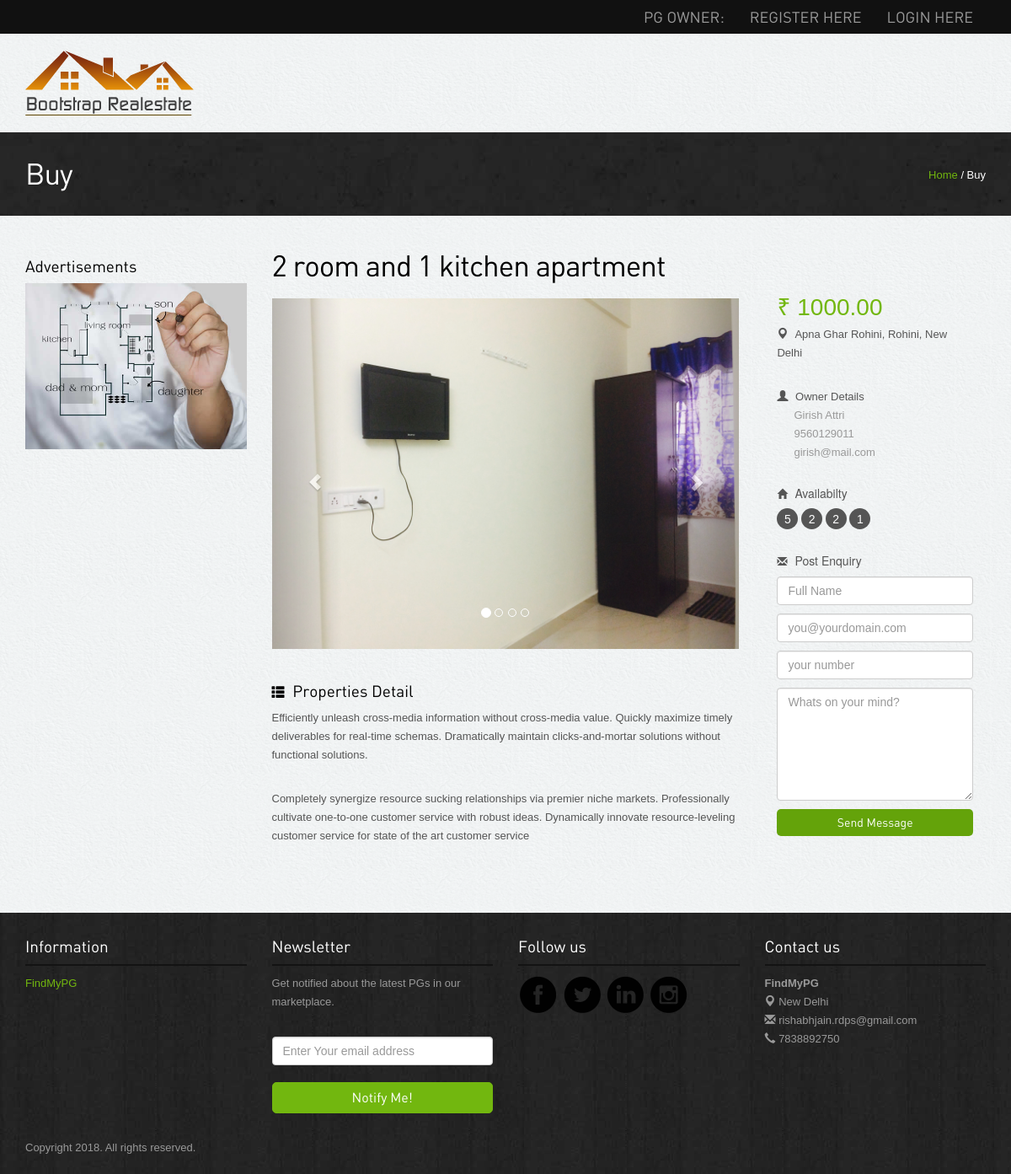
Screenshot of /pg/details/23/ with the database file from the repository.
### main/models.py (models this page shows)
class PG(models.Model):
    ownerid=models.ForeignKey(Owner, on_delete=models.CASCADE)
    address=models.CharField(max_length=30)
    location=models.CharField(max_length=30)
    city=models.CharField(max_length=30)
    pin=models.IntegerField()
    rent=models.DecimalField(max_digits=10,decimal_places=2)
    occupancy=models.IntegerField()
    forgender=models.CharField(max_length=30)
    size=models.IntegerField()
    rooms=models.IntegerField()
    intime=models.DateTimeField()
    outtime=models.DateTimeField()

class PGImages(models.Model):
	pgid=models.ForeignKey(PG,on_delete=models.CASCADE)
	image=models.FileField()

class Owner(models.Model):
    loginid=models.ForeignKey(Login,on_delete=models.CASCADE)
    name=models.CharField(max_length=30)
    address=models.CharField(max_length=30)
    phone=models.IntegerField()
    email=models.EmailField(max_length=30)
    photo=models.FileField()

### user/views.py (the view)
# urls.py: path(r'pg/details/<int:pgid>/',user.PGDetail),
def PGDetail(request,pgid=1):
	pg=PG.objects.get(id=pgid)
	owner=pg.ownerid
	pg.image=PGImages.objects.filter(pgid=pg)[:1][0]
	pg.images=PGImages.objects.filter(pgid=pg)[1:4]
	amn=Ameneties.objects.get(pgid=pg)
	pg.ameneties=[]
	if(amn.ac==True):
		pg.ameneties.append('AC')
	if(amn.watercooler==True):
		pg.ameneties.append('Water Cooler')
	if(amn.waterpurifier==True):
		pg.ameneties.append('Water Purifier')
	if(amn.geyser==True):
		pg.ameneties.append('Geyser')
	if(amn.bed==True):
		pg.ameneties.append('Bed')
	if(amn.wifi==True):
		pg.ameneties.append('WiFi')
	if(amn.meals==True):
		pg.ameneties.append('Meals')
	if(amn.parking==True):
		pg.ameneties.append('Parking')
	data={'pg':pg,'owner':owner}
	return render(request,'user/pgdetail.html',data)

### user/templates/user/pgdetail.html (shortened to what this page needs)
{% extends 'user/base.html' %}
{% load static %}
{% block 'main' %}
<div class="inside-banner">
  <div class="container">
    <span class="pull-right"><a href="#">Home</a> / Buy</span>
    <h2>Buy</h2>
</div>
</div>
<div class="container">
<div class="properties-listing spacer">
<div class="row">
<div class="col-lg-3 col-sm-4 hidden-xs">
<div class="advertisement">
  <h4>Advertisements</h4>
  <img src="{% static 'user/images/advertisements.jpg' %}" class="img-responsive" alt="advertisement">
</div>
</div>
<div class="col-lg-9 col-sm-8 ">
<h2>2 room and 1 kitchen apartment</h2>
<div class="row">
  <div class="col-lg-8">
  <div class="property-images">
<div id="myCarousel" class="carousel slide" data-ride="carousel">
      <ol class="carousel-indicators hidden-xs">
        <li data-target="#myCarousel" data-slide-to="0" class="active"></li>
        <li data-target="#myCarousel" data-slide-to="1" class=""></li>
        <li data-target="#myCarousel" data-slide-to="2" class=""></li>
        <li data-target="#myCarousel" data-slide-to="3" class=""></li>
      </ol>
      <div class="carousel-inner">
        <div class="item active">
          <img src="/images/{{pg.image.image}}" class="properties" alt="properties" />
        </div>
      </div>
      <a class="left carousel-control" href="#myCarousel" data-slide="prev"><span class="glyphicon glyphicon-chevron-left"></span></a>
      <a class="right carousel-control" href="#myCarousel" data-slide="next"><span class="glyphicon glyphicon-chevron-right"></span></a>
    </div>
  </div>
  <div class="spacer"><h4><span class="glyphicon glyphicon-th-list"></span> Properties Detail</h4>
  <p>Efficiently unleash cross-media information without cross-media value. Quickly maximize timely deliverables for real-time schemas. Dramatically maintain clicks-and-mortar solutions without functional solutions.</p>
  <p>Completely synergize resource sucking relationships via premier niche markets. Professionally cultivate one-to-one customer service with robust ideas. Dynamically innovate resource-leveling customer service for state of the art customer service</p>
  </div>
  </div>
  <div class="col-lg-4">
  <div class="col-lg-12  col-sm-6">
<div class="property-info">
<p class="price">₹ {{pg.rent}}</p>
  <p class="area"><span class="glyphicon glyphicon-map-marker"></span> {{pg.address}}, {{pg.location}}, {{pg.city}}</p>
  <div class="profile">
  <span class="glyphicon glyphicon-user"></span> Owner Details
  <p>{{owner.name}}<br>{{owner.phone}}
  <br>{{owner.email}}</p>
  </div>
</div>
    <h6><span class="glyphicon glyphicon-home"></span> Availabilty</h6>
    <div class="listing-detail">
    <span data-toggle="tooltip" data-placement="bottom" data-original-title="Bed Room">5</span> <span data-toggle="tooltip" data-placement="bottom" data-original-title="Living Room">2</span> <span data-toggle="tooltip" data-placement="bottom" data-original-title="Parking">2</span> <span data-toggle="tooltip" data-placement="bottom" data-original-title="Kitchen">1</span> </div>
</div>
<div class="col-lg-12 col-sm-6 ">
<div class="enquiry">
  <h6><span class="glyphicon glyphicon-envelope"></span> Post Enquiry</h6>
  <form role="form" action="/pg/contact/{{pg.id}}" method="POST">
                <input type="text" class="form-control" name="name" placeholder="Full Name"/>
                <input type="text" class="form-control" name="email" placeholder="you@yourdomain.com"/>
                <input type="text" class="form-control" name="phone" placeholder="your number"/>
                <textarea rows="6" class="form-control" name="message" placeholder="Whats on your mind?"></textarea>
      <button type="submit" class="btn btn-primary" name="Submit">Send Message</button>
      </form>
 </div>
</div>
  </div>
</div>
</div>
</div>
</div>
</div>
{% endblock %}

### user/static/user/assets/style.css (style rules this page uses)
body { color:#555; font:normal 13px/22px Arial; background:url(../images/bgmain.png) #eee; }
h1,h2,h3,h4,h5 { font-weight:normal; font-family: din;margin: 0;padding: 0;color: #000 }
h2 { font-size: 35px; letter-spacing: -1px;margin-bottom: 20px; }
h4 { margin: 10px 0; font-size: 19px; }
h6 { margin: 0 0 10px 0; font-size: 14px; }
h4 span { margin-right: 5px; font-size: 15px; }
h6 span { margin-right: 5px; font-size: 12px; }
p { margin-bottom: 30px; }
a { color:#72b70f; text-decoration:none;outline: none; }
.spacer { margin-top: 40px;margin-bottom:40px; }
select,input { outline: 0; margin-bottom: 20px; }
.btn { border-radius: 5px; font-family: din; outline: none; }
.btn-primary { background: #64a30a;border:none;width: 100%;border-radius: 20px; }
.listing-detail { margin-bottom: 30px; }
.listing-detail span { color: #fff; width: 25px; height: 25px; background-color: #555;display: inline-block;border-radius:25px; text-align: center;line-height: 26px; font-size: 14px;cursor: crosshair; }
.inside-banner { background:url(../images/bginside.jpg) #222;color: #fff; padding: 30px 0; }
.inside-banner h2 { margin: 0; color: #fff; }
.inside-banner span { margin-top: 10px; }
.property-info { margin:0 0 30px 0; }
.property-info span { margin-right: 5px; }
.property-info p { margin-bottom:10px; }
.property-info p.price { font-size: 28px;color: #72b70f;padding:0;border-radius: 5px; }
.property-info .profile { margin-top: 30px; }
.property-info .profile p { padding-left: 20px; color: #999; }
.enquiry input,.enquiry textarea { margin-bottom: 10px; }
.enquiry button { border-radius: 5px; }

### rows the page displays
PG: image.image (picture), rent "1000.00", address "Apna Ghar Rohini", location "Rohini", city "New Delhi"
Owner: name "Girish Attri", phone "9560129011", email "girish@mail.com"
